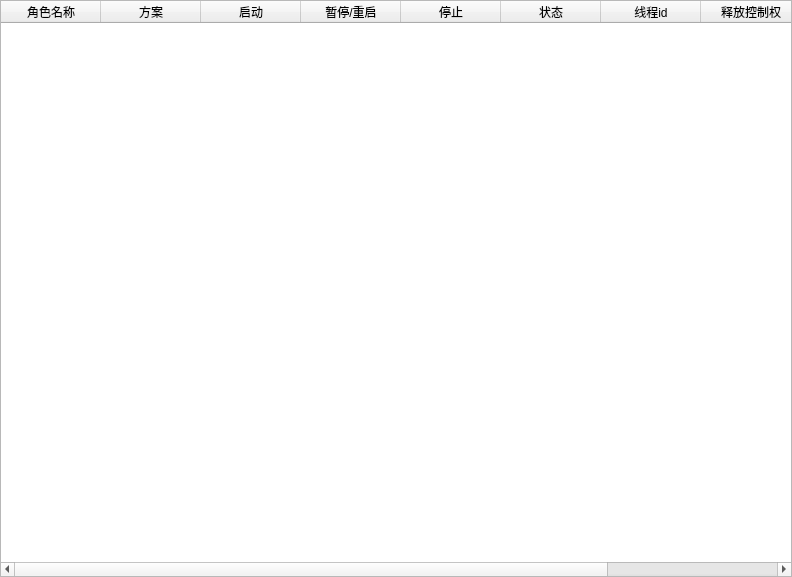
<?xml version="1.0" encoding="UTF-8"?>
<ui version="4.0">
 <class>Rolelist</class>
 <widget class="QWidget" name="Rolelist">
  <property name="geometry">
   <rect>
    <x>0</x>
    <y>0</y>
    <width>792</width>
    <height>577</height>
   </rect>
  </property>
  <property name="windowTitle">
   <string>Rolelist</string>
  </property>
  <layout class="QGridLayout" name="gridLayout">
   <property name="leftMargin">
    <number>0</number>
   </property>
   <property name="topMargin">
    <number>0</number>
   </property>
   <property name="rightMargin">
    <number>0</number>
   </property>
   <property name="bottomMargin">
    <number>0</number>
   </property>
   <property name="spacing">
    <number>0</number>
   </property>
   <item row="0" column="0">
    <widget class="QTableWidget" name="tableWidget">
     <attribute name="verticalHeaderVisible">
      <bool>false</bool>
     </attribute>
     <column>
      <property name="text">
       <string>角色名称</string>
      </property>
     </column>
     <column>
      <property name="text">
       <string>方案</string>
      </property>
     </column>
     <column>
      <property name="text">
       <string>启动</string>
      </property>
     </column>
     <column>
      <property name="text">
       <string>暂停/重启</string>
      </property>
     </column>
     <column>
      <property name="text">
       <string>停止</string>
      </property>
     </column>
     <column>
      <property name="text">
       <string>状态</string>
      </property>
     </column>
     <column>
      <property name="text">
       <string>线程id</string>
      </property>
     </column>
     <column>
      <property name="text">
       <string>释放控制权</string>
      </property>
     </column>
     <column>
      <property name="text">
       <string>下线时间</string>
      </property>
     </column>
    </widget>
   </item>
  </layout>
 </widget>
 <layoutdefault spacing="6" margin="11"/>
 <resources/>
 <connections/>
</ui>
